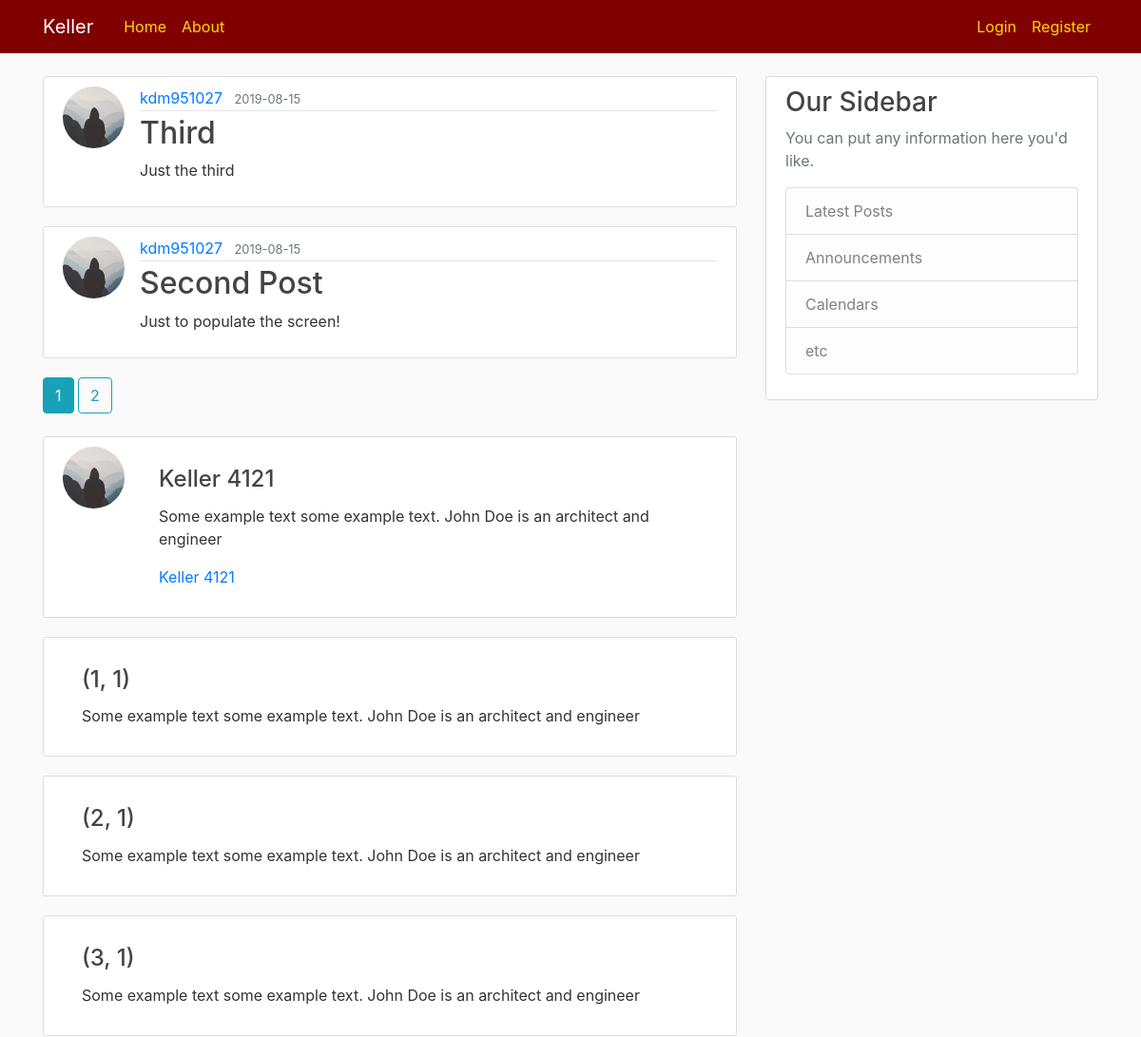
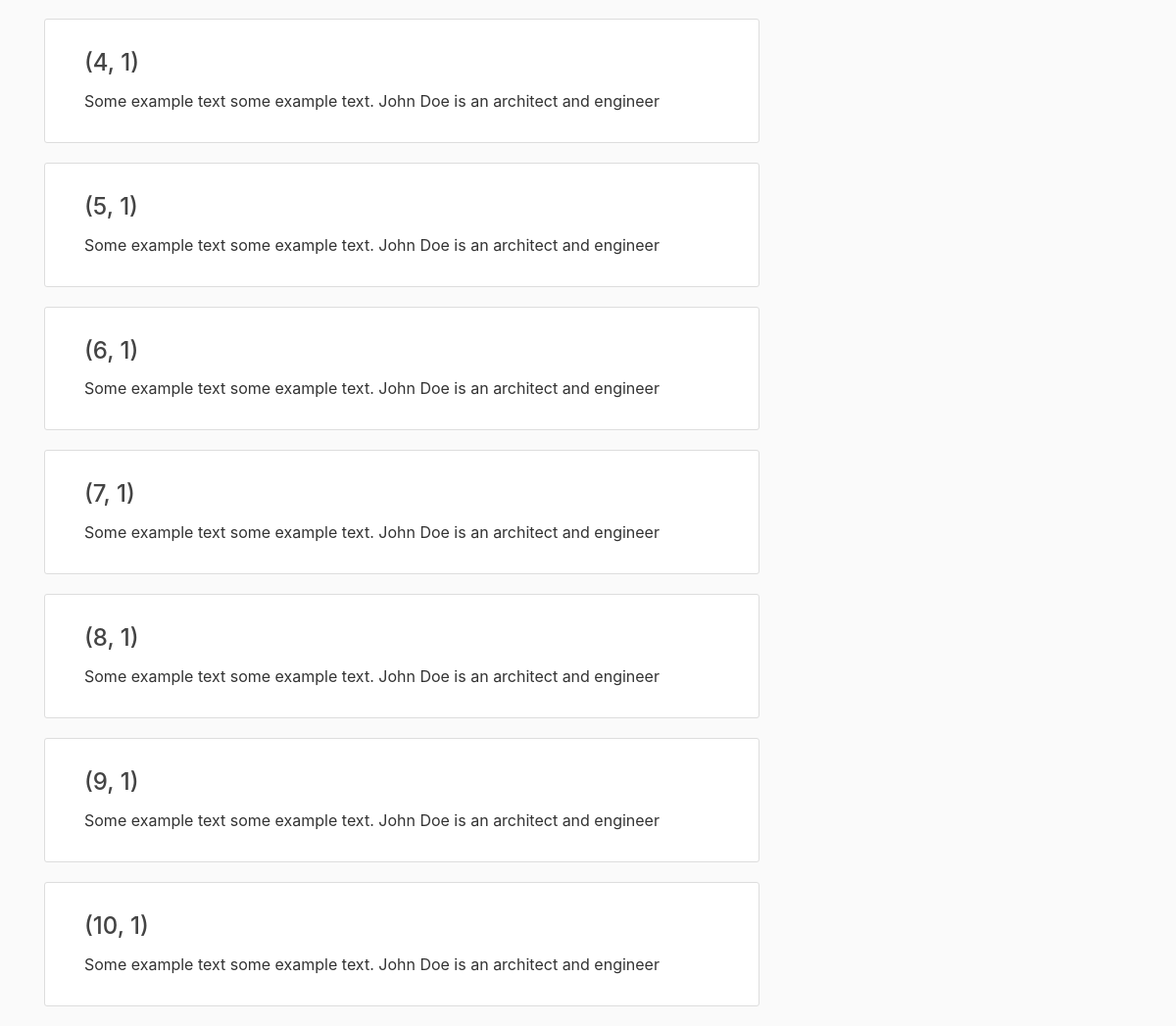
The page /home on the database its author committed (2 pictures, top to bottom).
### flaskblog/models.py (models this page shows, shortened)
class Post(db.Model):
    id = db.Column(db.Integer, primary_key=True)
    title = db.Column(db.String(100), nullable=False)
    date_posted = db.Column(db.DateTime, nullable=False, default=datetime.utcnow)
    content = db.Column(db.Text, nullable=False)
    user_id = db.Column(db.Integer, db.ForeignKey('user.id'), nullable=False)

class User(db.Model, UserMixin):
    id = db.Column(db.Integer, primary_key=True)
    username = db.Column(db.String(20), unique=True, nullable=False)
    email = db.Column(db.String(120), unique=True, nullable=False)
    image_file = db.Column(db.String(20), nullable=False, default='default.jpg')
    password = db.Column(db.String(60), nullable=False)
    posts = db.relationship('Post', backref='author', lazy=True)
    seat_id = db.Column(db.Integer, db.ForeignKey('seat.id'))

class Location(db.Model):
    id = db.Column(db.Integer, primary_key=True)
    name = db.Column(db.String(100), nullable=False)
    image_file = db.Column(db.String(20), nullable=False, default='default.jpg')
    seats = db.relationship('Seat', backref='where', lazy=True)

class Seat(db.Model):
    __table_args__ = (
        db.UniqueConstraint('location_name', 'seat_num', name='unique_seat_info'),
    )
    id = db.Column(db.Integer, primary_key=True)
    location_name = db.Column(db.String(100), nullable=False)
    seat_num = db.Column(db.Integer, nullable=False)
    location_id = db.Column(db.Integer, db.ForeignKey('location.id'), nullable=False)
    users = db.relationship('User', backref='seated', lazy=True)

### flaskblog/main/routes.py (the view)
@main.route("/")
@main.route("/home")
def home():
    page = request.args.get('page', 1, type=int)
    posts = Post.query.order_by(Post.date_posted.desc()).paginate(page=page, per_page=2)
    locations = Location.query.all()
    seats = Seat.query.all()
    return render_template('home.html', posts=posts, locations=locations, seats=seats)

### flaskblog/templates/home.html
{%extends "layout.html"%}
{%block content%}
  {%for post in posts.items%}
    <article class="media content-section">
      <img class="rounded-circle article-img" src="{{ url_for('static', filename='profile_pics/'+post.author.image_file ) }}">
      <div class="media-body">
        <div class="article-metadata">
          <a class="mr-2" href="{{ url_for('users.user_posts', username=post.author.username) }}">{{ post.author.username }}</a>
          <small class="text-muted">{{ post.date_posted.strftime('%Y-%m-%d') }}</small>
        </div>
        <h2><a class="article-title" href="{{ url_for('posts.post', post_id=post.id) }}">{{ post.title }}</a></h2>
        <p class="article-content">{{ post.content }}</p>
      </div>
    </article>
  {% endfor %}
  {% for page_num in posts.iter_pages(left_edge=1, right_edge=1, left_current=1, right_current=2) %}
    {% if page_num %}
      {% if posts.page == page_num %}
        <a class="btn btn-info mb-4" href="{{ url_for('main.home', page=page_num) }}">{{ page_num }}</a>
      {% else %}
        <a class="btn btn-outline-info mb-4" href="{{ url_for('main.home', page=page_num) }}">{{ page_num }}</a>
      {% endif %}
    {% else %}
      ...
    {% endif %}
  {% endfor %}
  {%for location in locations%}
    <article class="media content-section">
      <img class="rounded-circle article-img" src="{{ url_for('static', filename='profile_pics/'+location.image_file ) }}" alt="Card image">
      <div class="card-body">
        <h4 class="card-title">{{ location.name }}</h4>
        <p class="card-text">Some example text some example text. John Doe is an architect and engineer</p>
        <a class="mr-2" href="{{ url_for('locations.show_seats', name=location.name) }}">{{ location.name }}</a>
    </article>
  {% endfor %}
  {%for seat in seats%}
    <article class="media content-section">
      <div class="card-body">
        <h4 class="card-title">{{ seat.seat_num, seat.location_id }}</h4>
        <p class="card-text">Some example text some example text. John Doe is an architect and engineer</p>
    </article>
  {% endfor %}
{%endblock content%}

### flaskblog/templates/layout.html (shortened to what this page needs)
<!DOCTYPE html>
<html>
<head>
  <link rel="stylesheet" href="https://stackpath.bootstrapcdn.com/bootstrap/4.3.1/css/bootstrap.min.css">
  <link rel="stylesheet" href="{{url_for('static', filename='main.css')}}">
</head>
<body>
  <header class="site-header">
  <nav class="navbar navbar-expand-md navbar-dark bg-maroon fixed-top">
    <div class="container">
      <a class="navbar-brand mr-4" href="/">Keller</a>
      <div class="collapse navbar-collapse" id="navbarToggle">
        <div class="navbar-nav mr-auto">
          <a class="nav-item nav-link" href="{{url_for('main.home')}}">Home</a>
          <a class="nav-item nav-link" href="{{url_for('main.about')}}">About</a>
        </div>
        <div class="navbar-nav">
          {% if current_user.is_authenticated %}
          <a class="nav-item nav-link" href="{{url_for('posts.new_post')}}">New Post</a>
            <a class="nav-item nav-link" href="{{url_for('users.logout')}}">Logout</a>
            <a class="nav-item nav-link" href="{{url_for('users.account')}}">Account</a
          {% else %}
            <a class="nav-item nav-link" href="{{url_for('users.login')}}">Login</a>
            <a class="nav-item nav-link" href="{{url_for('users.register')}}">Register</a>
          {% endif %}
        </div>
      </div>
    </div>
  </nav>
</header>
<main role="main" class="container">
  <div class="row">
    <div class="col-md-8">
      {% block content %}{% endblock %}
    </div>
    <div class="col-md-4">
      <div class="content-section">
        <h3>Our Sidebar</h3>
        <p class='text-muted'>You can put any information here you'd like.
          <ul class="list-group">
            <li class="list-group-item list-group-item-light">Latest Posts</li>
            <li class="list-group-item list-group-item-light">Announcements</li>
            <li class="list-group-item list-group-item-light">Calendars</li>
            <li class="list-group-item list-group-item-light">etc</li>
          </ul>
        </p>
      </div>
    </div>
  </div>
</main>
</body>
</html>

### flaskblog/static/main.css (style rules this page uses)
body { background: #fafafa; color: #333333; margin-top: 5rem; }
h1, h2, h3, h4, h5, h6 { color: #444444; }
.bg-maroon { background-color: #800000; }
.site-header .navbar-nav .nav-link { color: #FFD700; }
.content-section { background: #ffffff; padding: 10px 20px; border: 1px solid #dddddd; border-radius: 3px; margin-bottom: 20px; }
.article-title { color: #444444; }
.article-content { white-space: pre-line; }
.article-img { height: 65px; width: 65px; margin-right: 16px; }
.article-metadata { padding-bottom: 1px; margin-bottom: 4px; border-bottom: 1px solid #e3e3e3 }

### rows shown on the page
Post: image_file (placeholder picture), author.username "kdm951027", date_posted "2019-08-15", title "Third", content "Just the third"
Post: image_file (placeholder picture), author.username "kdm951027", date_posted "2019-08-15", title "Second Post", content "Just to populate the screen!"
Location: image_file (placeholder picture), name "Keller 4121"
Seat: seat_num+location "(1, 1)"
Seat: seat_num+location "(2, 1)"
Seat: seat_num+location "(3, 1)"
Seat: seat_num+location "(4, 1)"
Seat: seat_num+location "(5, 1)"
Seat: seat_num+location "(6, 1)"
Seat: seat_num+location "(7, 1)"
Seat: seat_num+location "(8, 1)"
Seat: seat_num+location "(9, 1)"
Seat: seat_num+location "(10, 1)"

### other values the page prints
{{ page_num }} "1"
{{ page_num }} "2"
